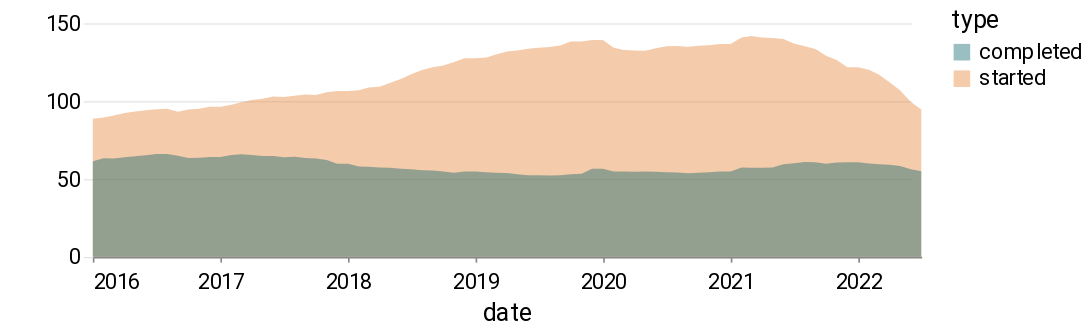

The cell this chart's notebook holds for it:
### Code cell
alt.Chart(
    df_long[(df_long["date"] >= "2016-01-01") & (df_long["type"] != "sold")]
).mark_area(opacity=0.4).encode(
    x="date", y=alt.Y("rollmean", stack=None, title=""), color="type"
).properties(
    width=500, height=150
)

### Figure 1 — Vega-Lite specification as saved in the notebook (floating-point values rounded to 4 significant figures; data arrays with more than 128 entries replaced by an {"elided": "..."} marker saying what was removed)
{"config": {"view": {"width": 800, "height": 450, "strokeOpacity": 0}, "background": "#ffffff", "title": {"anchor": "start", "font": "Summit Sans", "fontColor": "palette[\"black\"]", "fontSize": 18, "fontWeight": "normal"}, "arc": {"fill": "#00d4d8"}, "area": {"fill": "#00d4d8"}, "line": {"stroke": "#00d4d8", "strokeWidth": 3}, "path": {"stroke": "#00d4d8"}, "rect": {"fill": "#00d4d8"}, "shape": {"stroke": "#00d4d8"}, "bar": {"fill": "#00d4d8"}, "point": {"stroke": "#00d4d8"}, "symbol": {"fill": "#00d4d8", "size": 30}, "axis": {"titleFont": "Roboto", "titleFontSize": 15, "titleFontWeight": "normal", "labelFont": "Roboto, sans", "labelFontSize": 13, "labelFontWeight": "normal"}, "axisX": {"labelAngle": 0, "labelPadding": 6, "tickSize": 3, "grid": false}, "axisY": {"labelBaseline": "middle", "maxExtent": 45, "minExtent": 45, "titleAlign": "left", "titleAngle": 0, "titleX": -45, "titleY": -11, "domainOpacity": 0, "gridWidth": 0.6, "gridColor": "#dddddd", "offset": 6, "tickSize": 0, "titleColor": "#767676"}, "legend": {"titleFont": "Roboto", "titleFontSize": 15, "titleFontWeight": "normal", "symbolType": "square", "labelFont": "Roboto, sans", "labelFontSize": 13}, "range": {"category": ["#005f66", "#e37e2d", "#d64a3b", "#76b0ef", "#c1bc40"], "diverging": ["#e68a4f", "#f4bb6a", "#f9e39c", "#dadfe2", "#a6b7c6", "#849eae"], "heatmap": ["#7ff6f6", "#00eeef", "#00d4d8", "#00abb2", "#00848b", "#fbf2c7", "#00363d"], "ordinal": ["#7ff6f6", "#00eeef", "#00d4d8", "#00abb2", "#00848b", "#fbf2c7", "#00363d"], "ramp": ["#7ff6f6", "#00eeef", "#00d4d8", "#00abb2", "#00848b", "#fbf2c7", "#00363d"]}}, "data": {"name": "data-7c13974aae113439f559b57fb1b3824e"}, "mark": {"type": "area", "opacity": 0.4}, "encoding": {"color": {"field": "type", "type": "nominal"}, "x": {"field": "date", "type": "temporal"}, "y": {"field": "rollmean", "stack": null, "title": "", "type": "quantitative"}}, "height": 150, "width": 500, "$schema": "https://vega.github.io/schema/vega-lite/v4.17.0.json", "datasets": {"data-7c13974aae113439f559b57fb1b3824e": {"elided": "158 records"}}}
